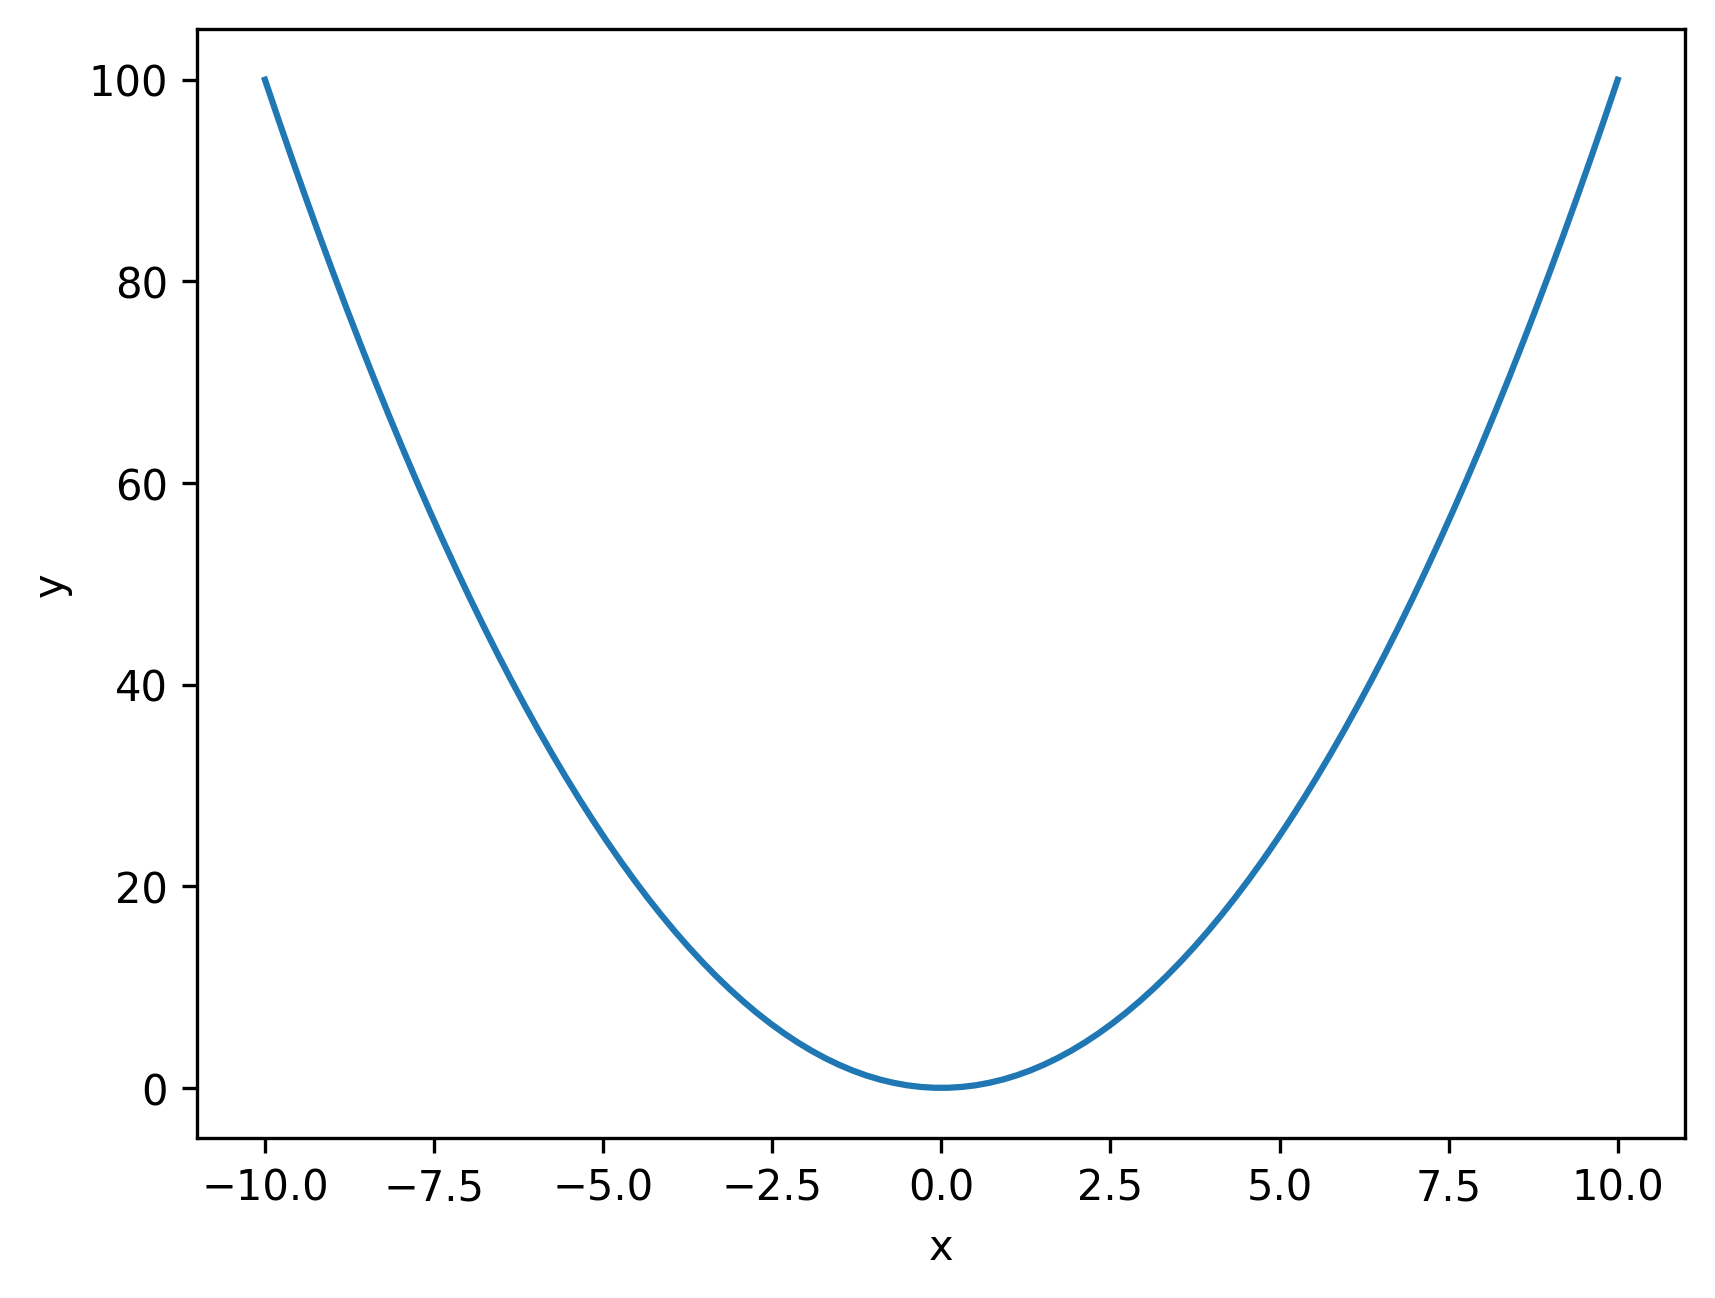

Write Python code to recreate this figure.
import numpy as np
import matplotlib.pyplot as plt


def plot_graf(x, y, title='Graf', output_path='graf.png') -> str:
    plt.plot(x, y)
    plt.xlabel('x')
    plt.ylabel('y')
    plt.title(title)
    plt.grid(False)
    plt.savefig(output_path, dpi=300, bbox_inches='tight')
    plt.close()
    return output_path


x = np.linspace(-10, 10, 100)
y = x**2

figure = plot_graf(x, y, title=r'')
print(f'Figura salva em: {figure}')
